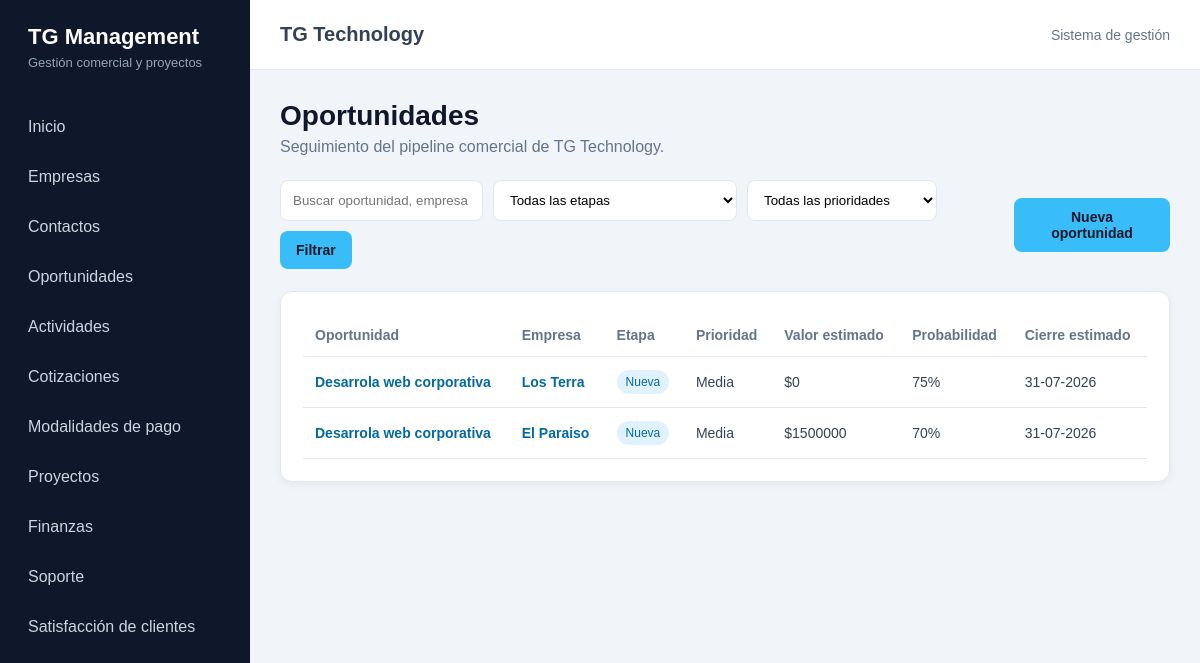
Before: /crm/oportunidades/ with the older database file.
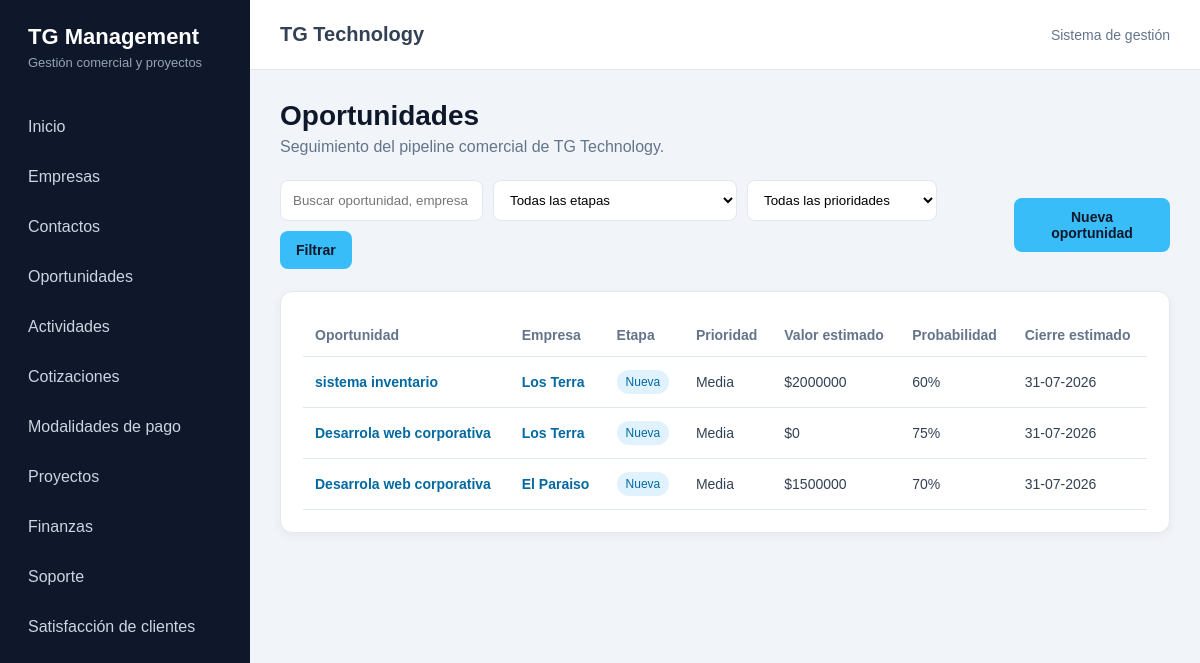
After: the same page with the newer database file.
### crm/models.py (models this page shows, shortened)
class Oportunidad(models.Model):
    class Etapa(models.TextChoices):
        NUEVA = "NUEVA", "Nueva"
        CONTACTADA = "CONTACTADA", "Contactada"
        REQUERIMIENTOS = "REQUERIMIENTOS", "Levantamiento de requerimientos"
        PROPUESTA = "PROPUESTA", "Propuesta enviada"
        NEGOCIACION = "NEGOCIACION", "Negociación"
        GANADA = "GANADA", "Ganada"
        PERDIDA = "PERDIDA", "Perdida"
        PAUSADA = "PAUSADA", "Pausada"
    class Prioridad(models.TextChoices):
        BAJA = "BAJA", "Baja"
        MEDIA = "MEDIA", "Media"
        ALTA = "ALTA", "Alta"
        URGENTE = "URGENTE", "Urgente"
    titulo = models.CharField(
        "Nombre de la oportunidad",
        max_length=200,
    )
    empresa = models.ForeignKey(
        Empresa,
        verbose_name="Empresa",
        on_delete=models.PROTECT,
        related_name="oportunidades",
    )
    contacto = models.ForeignKey(
        Contacto,
        verbose_name="Contacto",
        on_delete=models.SET_NULL,
        null=True,
        blank=True,
        related_name="oportunidades",
    )
    descripcion = models.TextField(
        "Descripción",
        blank=True,
    )
    servicio_interes = models.CharField(
        "Servicio de interés",
        max_length=150,
        blank=True,
    )
    etapa = models.CharField(
        "Etapa",
        max_length=30,
        choices=Etapa.choices,
        default=Etapa.NUEVA,
    )
    prioridad = models.CharField(
        "Prioridad",
        max_length=20,
        choices=Prioridad.choices,
        default=Prioridad.MEDIA,
    )
    valor_estimado = models.DecimalField(
        "Valor estimado",
        max_digits=14,
        decimal_places=2,
        default=0,
    )
    probabilidad = models.PositiveSmallIntegerField(
        "Probabilidad de cierre (%)",
        default=10,
    )
    fecha_estimada_cierre = models.DateField(
        "Fecha estimada de cierre",
        null=True,
        blank=True,
    )
    motivo_perdida = models.TextField(
        "Motivo de pérdida",
        blank=True,
    )
    responsable = models.ForeignKey(
        settings.AUTH_USER_MODEL,
        verbose_name="Responsable",
        on_delete=models.SET_NULL,
        null=True,
        blank=True,
        related_name="oportunidades_asignadas",
    )
    fecha_creacion = models.DateTimeField(
        "Fecha de creación",
        auto_now_add=True,
    )
    fecha_actualizacion = models.DateTimeField(
        "Última actualización",
        auto_now=True,
    )
    class Meta:
        verbose_name = "Oportunidad"
        verbose_name_plural = "Oportunidades"
        ordering = ["-fecha_creacion"]

class Empresa(models.Model):
    class TipoEmpresa(models.TextChoices):
        PROSPECTO = "PROSPECTO", "Prospecto"
        CLIENTE = "CLIENTE", "Cliente"
        PROVEEDOR = "PROVEEDOR", "Proveedor"
        PARTNER = "PARTNER", "Partner"
    class EstadoEmpresa(models.TextChoices):
        ACTIVA = "ACTIVA", "Activa"
        INACTIVA = "INACTIVA", "Inactiva"
    razon_social = models.CharField(
        "Razón social",
        max_length=200,
    )
    nombre_fantasia = models.CharField(
        "Nombre de fantasía",
        max_length=200,
        blank=True,
    )
    rut = models.CharField(
        "RUT",
        max_length=20,
        blank=True,
        unique=True,
        null=True,
    )
    tipo = models.CharField(
        "Tipo de empresa",
        max_length=20,
        choices=TipoEmpresa.choices,
        default=TipoEmpresa.PROSPECTO,
    )
    rubro = models.CharField(
        "Rubro",
        max_length=150,
        blank=True,
    )
    sitio_web = models.URLField(
        "Sitio web",
        blank=True,
    )
    telefono = models.CharField(
        "Teléfono",
        max_length=30,
        blank=True,
    )
    email = models.EmailField(
        "Correo electrónico",
        blank=True,
    )
    direccion = models.CharField(
        "Dirección",
        max_length=250,
        blank=True,
    )
    comuna = models.CharField(
        "Comuna",
        max_length=100,
        blank=True,
    )
    region = models.CharField(
        "Región",
        max_length=100,
        blank=True,
    )
    estado = models.CharField(
        "Estado",
        max_length=20,
        choices=EstadoEmpresa.choices,
        default=EstadoEmpresa.ACTIVA,
    )
    observaciones = models.TextField(
        "Observaciones",
        blank=True,
    )
    creado_por = models.ForeignKey(
        settings.AUTH_USER_MODEL,
        verbose_name="Creado por",
        on_delete=models.SET_NULL,
        null=True,
        blank=True,
        related_name="empresas_creadas",
    )
    fecha_creacion = models.DateTimeField(
        "Fecha de creación",
        auto_now_add=True,
    )
    fecha_actualizacion = models.DateTimeField(
        "Última actualización",
        auto_now=True,
    )
    class Meta:
        verbose_name = "Empresa"
        verbose_name_plural = "Empresas"
        ordering = ["razon_social"]
    def __str__(self):
        return self.nombre_fantasia or self.razon_social

### crm/views.py (the view, shortened to what this page needs)
def oportunidad_lista(request):
    busqueda = request.GET.get("q", "").strip()
    etapa = request.GET.get("etapa", "").strip()
    prioridad = request.GET.get("prioridad", "").strip()
    oportunidades = Oportunidad.objects.select_related(
        "empresa",
        "contacto",
        "responsable",
    ).all()
    if etapa:
        oportunidades = oportunidades.filter(
            etapa=etapa,
        )
    if prioridad:
        oportunidades = oportunidades.filter(
            prioridad=prioridad,
        )
    contexto = {
        "oportunidades": oportunidades,
        "busqueda": busqueda,
        "etapa_seleccionada": etapa,
        "prioridad_seleccionada": prioridad,
        "etapas": Oportunidad.Etapa.choices,
        "prioridades": Oportunidad.Prioridad.choices,
    }
    return render(
        request,
        "crm/oportunidad_lista.html",
        contexto,
    )

### crm/templates/crm/oportunidad_lista.html (shortened to what this page needs)
{% extends "core/base.html" %}
{% block content %}
    <div class="encabezado-pagina">
        <h1>Oportunidades</h1>
        <p>
            Seguimiento del pipeline comercial de TG Technology.
        </p>
    </div>
    <div class="acciones">
        <form method="get" class="filtros">
            <input
                type="text"
                name="q"
                value="{{ busqueda }}"
                placeholder="Buscar oportunidad, empresa o servicio"
            >
            <select name="etapa">
                <option value="">Todas las etapas</option>
            </select>
            <select name="prioridad">
                <option value="">Todas las prioridades</option>
            </select>
            <button type="submit" class="boton">
                Filtrar
            </button>
        </form>
        <a
            href="{% url 'crm:oportunidad_crear' %}"
            class="boton"
        >
            Nueva oportunidad
        </a>
    </div>
    <div class="panel">
        {% if oportunidades %}
            <div class="tabla-contenedor">
                <table>
                    <thead>
                        <tr>
                            <th>Oportunidad</th>
                            <th>Empresa</th>
                            <th>Etapa</th>
                            <th>Prioridad</th>
                            <th>Valor estimado</th>
                            <th>Probabilidad</th>
                            <th>Cierre estimado</th>
                        </tr>
                    </thead>
                    <tbody>
                        {% for oportunidad in oportunidades %}
                            <tr>
                                <td>
                                    <a
                                        href="{% url 'crm:oportunidad_detalle' oportunidad.pk %}"
                                        class="enlace-tabla"
                                    >
                                        {{ oportunidad.titulo }}
                                    </a>
                                </td>
                                <td>
                                    <a
                                        href="{% url 'crm:empresa_detalle' oportunidad.empresa.pk %}"
                                        class="enlace-tabla"
                                    >
                                        {{ oportunidad.empresa }}
                                    </a>
                                </td>
                                <td>
                                    <span class="estado">
                                        {{ oportunidad.get_etapa_display }}
                                    </span>
                                </td>
                                <td>
                                    {{ oportunidad.get_prioridad_display }}
                                </td>
                                <td>
                                    ${{ oportunidad.valor_estimado|default:0|floatformat:0 }}
                                </td>
                                <td>
                                    {{ oportunidad.probabilidad|default:0 }}%
                                </td>
                                <td>
                                    {{ oportunidad.fecha_estimada_cierre|date:"d-m-Y"|default:"—" }}
                                </td>
                            </tr>
                        {% endfor %}
                    </tbody>
                </table>
            </div>
        {% else %}
            <div class="sin-registros">
                No se encontraron oportunidades.
            </div>
        {% endif %}
    </div>
{% endblock %}

Changed rows visible on the page:
added Oportunidad: titulo "sistema inventario", empresa "Los Terra", etapa "Nueva", prioridad "Media", valor_estimado "2000000", probabilidad "60", fecha_estimada_cierre "31-07-2026"
